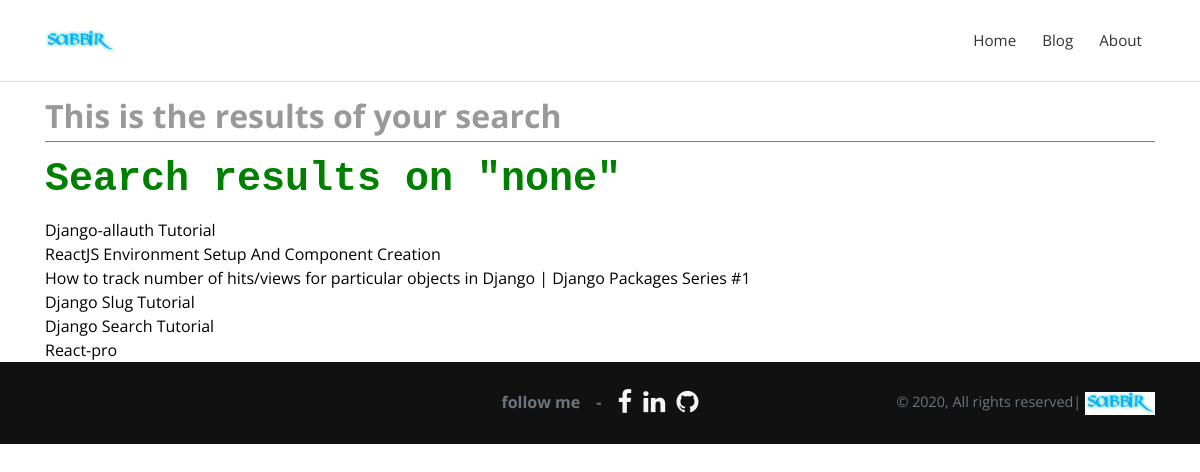
The app's page /search/, older data.
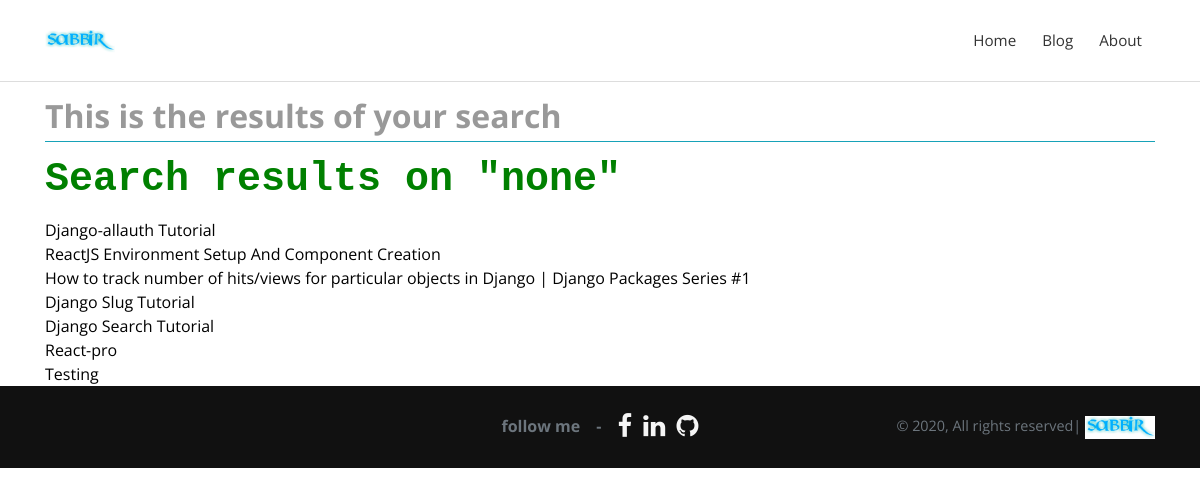
The same page, newer data.
### posts/models.py (models this page shows, shortened)
class Post(models.Model):
    title = models.CharField(max_length=100)
    slug = models.SlugField()
    overview = RichTextUploadingField(null=True)
    timestamp = models.DateTimeField(auto_now_add=True)
    tags = models.CharField(max_length=60, blank=True, validators=[only_aphabets])
    hit_count = GenericRelation(
                HitCount, object_id_field='object_pk',
                related_query_name='hit_count_generic_relation')
    author = models.ForeignKey(Author, on_delete=models.CASCADE)
    thumbnail = models.ImageField()
    categories = models.ManyToManyField(Category)
    featured = models.BooleanField()
    previous_post = models.ForeignKey(
        'self', related_name='previous', on_delete=models.SET_NULL, blank=True, null=True)
    next_post = models.ForeignKey(
        'self', related_name='next', on_delete=models.SET_NULL, blank=True, null=True)
    def get_absolute_url(self):
        return reverse('post-detail', kwargs={
            'slug': self.slug
        })

### posts/views.py (the view)
# urls.py: path('search/',search,name='search'),
def search(request):
    queryset = Post.objects.all()
    query = request.GET.get('q')
    if query:
        queryset = queryset.filter(
            Q(title__icontains=query) |
            Q(overview__icontains=query)
        ).distinct()
    context = {
        'queryset': queryset,
        'query':query
    }
    return render(request, 'search_results.html', context)

### templates/search_results.html (shortened to what this page needs)
{% extends "base.html" %}
{% load static %}
{% block content %}
<div class="container" >
<h2 class='text-primary mb-3 mt-3 border-info border-bottom border-height-3 pb-2'>This is the results of your search</h2>
<h1 class="mb-3" style='font-family:monospace;color:green;'>Search results on "{{query|lower}}"</h1>
<div class="  " >
{% for post in queryset %}
    <a class="text-decoration-none reset-ancho  " href="{{ post.get_absolute_url }}">{{ post.title }}</a>
    <br />
{% endfor %}
</div>
</div>
{% endblock %}

Row changes from the older to the newer data that the page shows:
added Post: title "Testing"
